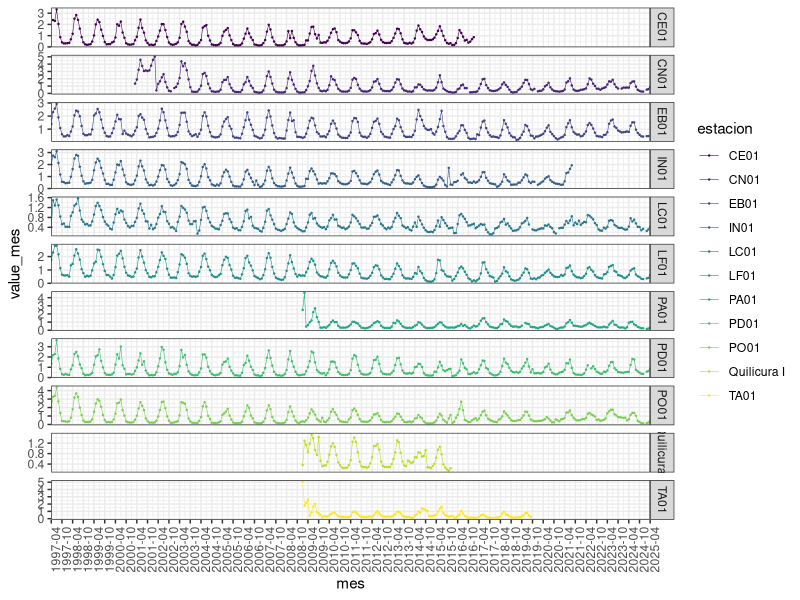

This chart was generated by the following R code:
library(tidyverse)
library(readxl)

hojas <- readxl::excel_sheets('data/raw/CO_estaciones_RM.xlsx')

#### Cargar los datos
data <- hojas |> 
  map_df(\(h){
    d <- read_xlsx('data/raw/CO_estaciones_RM.xlsx',sheet = h,col_types = 'text')
    d |> mutate(estacion = h)
  })

### Ordenar los datos

data <- data |> mutate(
  date = ymd(`FECHA (YYMMDD)`),
  value = ifelse(is.na(`Registros validados`),`Registros no validados`,`Registros validados`) |> as.numeric()
  ) |> 
  select(estacion,date,value)

### Promedio mensual

data_mean_mes <- data |> 
  group_by(estacion,mes =floor_date(date,'1 month')) |>
  summarize(value_mes = mean(value,na.rm = TRUE))

### graficar series de tiempo

data_mean_mes |> 
  #filter(mes >= ymd("20180101")) |> 
  ggplot(aes(mes,value_mes,colour=estacion)) + 
  geom_point(size=.2) + 
  geom_line(size=.2) +
  facet_grid(estacion~.,scales = 'free') +
  scale_x_date(date_breaks = "6 months",date_labels = "%Y-%m",expand = c(0,0)) +
  scale_colour_viridis_d() +
  theme_bw() +
  theme(axis.text.x = element_text(angle=90))
